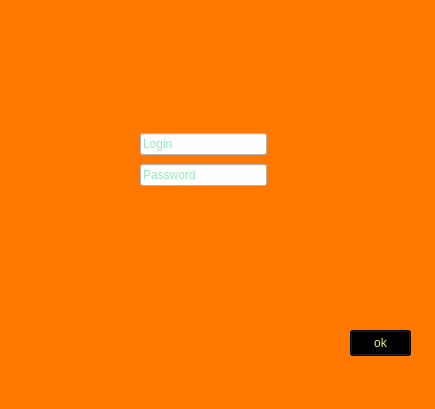
<?xml version="1.0" encoding="UTF-8"?>
<ui version="4.0">
 <class>MainWindow</class>
 <widget class="QMainWindow" name="MainWindow">
  <property name="geometry">
   <rect>
    <x>0</x>
    <y>0</y>
    <width>435</width>
    <height>409</height>
   </rect>
  </property>
  <property name="windowTitle">
   <string>MainWindow</string>
  </property>
  <property name="styleSheet">
   <string notr="true">background-color: rgb(255, 120, 0);</string>
  </property>
  <widget class="QWidget" name="centralwidget">
   <widget class="QPushButton" name="pushButton">
    <property name="geometry">
     <rect>
      <x>350</x>
      <y>330</y>
      <width>61</width>
      <height>26</height>
     </rect>
    </property>
    <property name="styleSheet">
     <string notr="true">background-color: rgb(0, 0, 0);
color: rgb(249, 240, 107);</string>
    </property>
    <property name="text">
     <string>ok</string>
    </property>
   </widget>
   <widget class="QWidget" name="">
    <property name="geometry">
     <rect>
      <x>140</x>
      <y>130</y>
      <width>127</width>
      <height>60</height>
     </rect>
    </property>
    <layout class="QVBoxLayout" name="verticalLayout">
     <item>
      <widget class="QLineEdit" name="lineEdit">
       <property name="styleSheet">
        <string notr="true">color: rgb(51, 209, 122);
background-color: rgb(255, 255, 255);</string>
       </property>
       <property name="inputMask">
        <string/>
       </property>
       <property name="text">
        <string/>
       </property>
       <property name="placeholderText">
        <string>Login</string>
       </property>
      </widget>
     </item>
     <item>
      <widget class="QLineEdit" name="lineEdit_2">
       <property name="styleSheet">
        <string notr="true">background-color: rgb(255,255,255);
color: rgb(51, 209, 122);</string>
       </property>
       <property name="placeholderText">
        <string>Password</string>
       </property>
      </widget>
     </item>
    </layout>
   </widget>
  </widget>
  <widget class="QMenuBar" name="menubar">
   <property name="geometry">
    <rect>
     <x>0</x>
     <y>0</y>
     <width>435</width>
     <height>23</height>
    </rect>
   </property>
  </widget>
  <widget class="QStatusBar" name="statusbar"/>
 </widget>
 <resources/>
 <connections/>
</ui>
